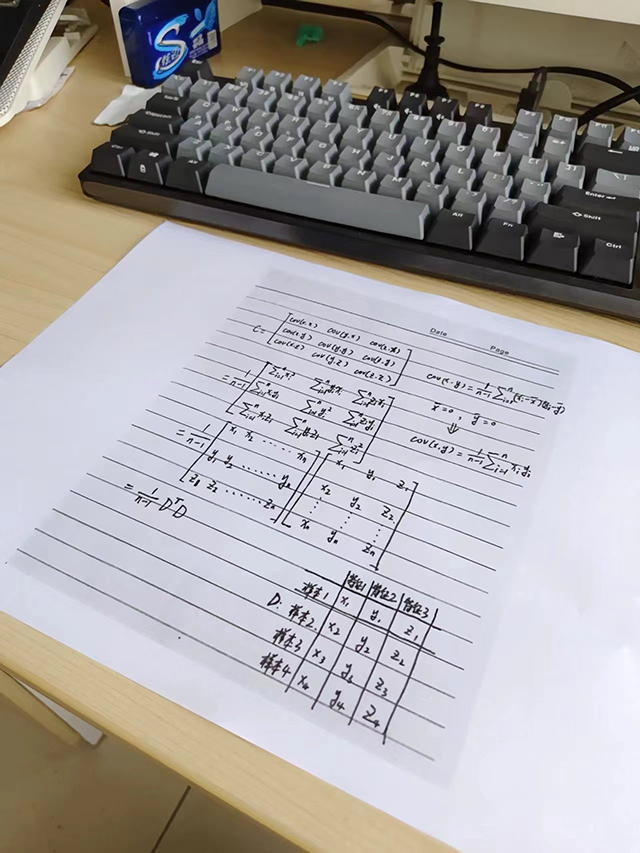
#> input picture cv_base/week5/photo1.jpg, 640 x 853 px
$ python canny.py
#> lines starting #> are read from the running program, lines starting #| are printed output that depends on the picture
# -*- coding: utf-8 -*-

import cv2

'''
cv2.Canny(image, threshold1, threshold2[, edges[, apertureSize[, L2gradient ]]])
必要参数：
第一个参数是需要处理的原图像，该图像必须为单通道的灰度图；
第二个参数是阈值1；
第三个参数是阈值2。
'''

img = cv2.imread("./photo1.jpg", 1)
#> img is the input picture: shape (853, 640, 3); mean B, G, R 162.4, 163, 167
gray = cv2.cvtColor(img, cv2.COLOR_BGR2GRAY)
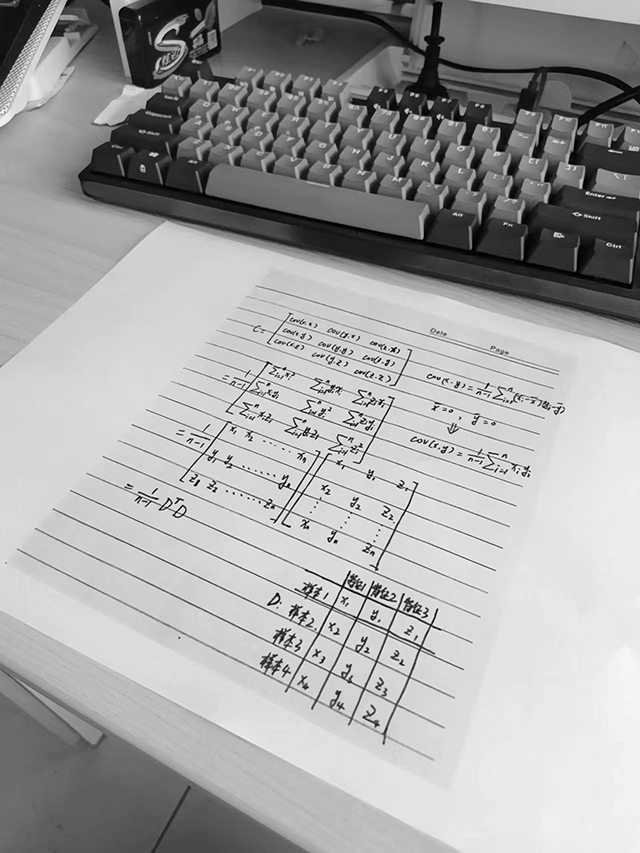
#> gray: shape (853, 640); min 0, max 255, mean 164.1
cv2.imshow("canny", cv2.Canny(gray, 200, 300))
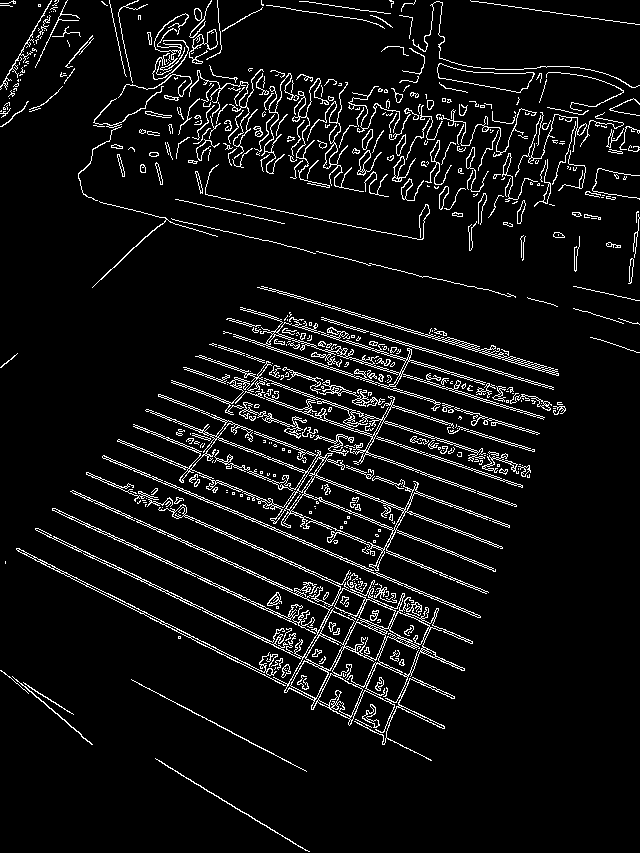
#> window 'canny': shape (853, 640); 6.6% white in thin lines or dots
cv2.waitKey()
cv2.destroyAllWindows()
